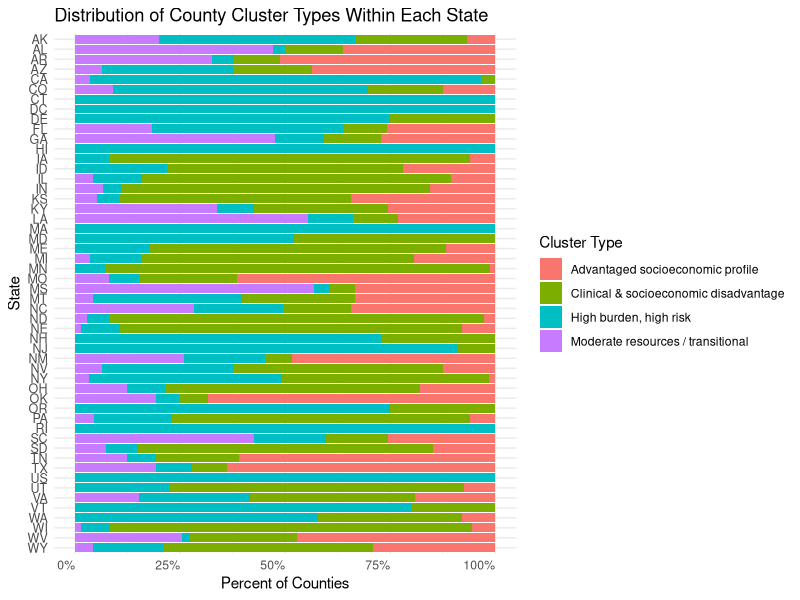

The R source for this figure:
library(tidyverse)
library(stringr)

cluster_export <- read_csv('derived_data/county_clusters_all.csv', show_col_types = F)


cluster_label_counts <- cluster_export |>
  count(cluster_label) |>
  arrange(desc(n))

state_cluster_label_counts <- cluster_export |>
  count(state_abbreviation, cluster_label) |>
  arrange(state_abbreviation, cluster_label)

state_cluster_label_pct <- cluster_export |>
  count(state_abbreviation, cluster_label) |>
  group_by(state_abbreviation) |>
  mutate(pct = n / sum(n)) |>
  ungroup()

state_cluster_label_pct <- state_cluster_label_pct |>
  mutate(state_abbreviation = factor(state_abbreviation,
                                     levels = sort(unique(state_abbreviation),
                                                   decreasing = TRUE)))

plot_state_pct_label <- ggplot(state_cluster_label_pct,
                               aes(x = state_abbreviation,
                                   y = pct,
                                   fill = cluster_label)) +
  geom_col(position = "fill") +
  scale_y_continuous(labels = scales::percent_format()) +
  labs(
    title = "Distribution of County Cluster Types Within Each State",
    x = "State",
    y = "Percent of Counties",
    fill = "Cluster Type"
  ) +
  coord_flip() + 
  theme_minimal() +
  theme(
    axis.text.x = element_text(hjust = 1),
    axis.text.y = element_text(size = 9)
  )

ggsave("figures/state_cluster_label_distribution_pct.png",
       plot_state_pct_label,
       width = 10, height = 6, dpi = 300)

